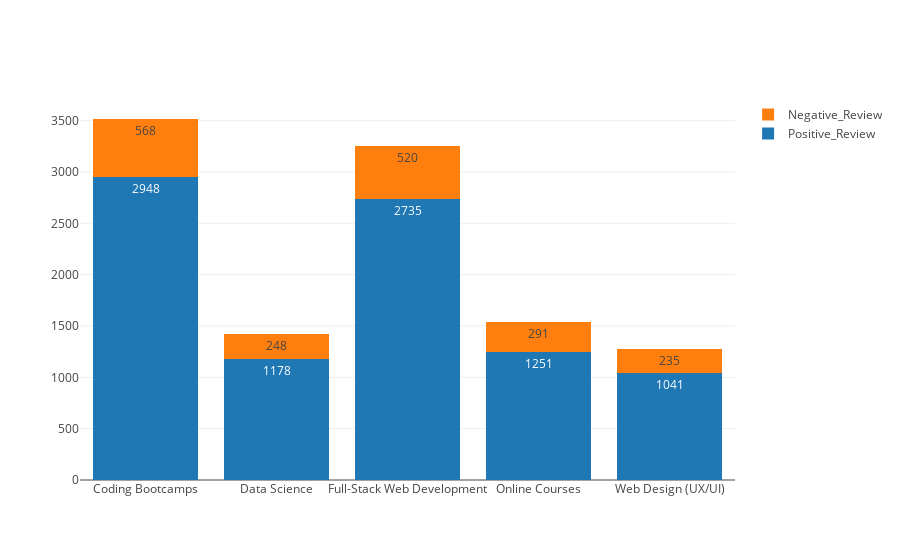

The code cell stored with this chart in its notebook:
### Code cell
trace1 = go.Bar(
    x=top_5_names,
    y=top_5_positive.number.tolist(),
    name='Positive_Review',
    text = top_5_positive.number.tolist()
)
trace2 = go.Bar(
    x=top_5_names,
    y=top_5_negative.number.tolist(),
    name='Negative_Review',
    text=top_5_negative.number.tolist()
)

data = [trace1, trace2]
layout = go.Layout(
    barmode='stack'
)

fig = go.Figure(data=data, layout=layout)
plotly.offline.iplot(fig)

### Figure 1 — Plotly figure (JSON) as saved in the notebook; plotly's stock layout.template omitted (floating-point values rounded to 4 significant figures)
{"data": [{"name": "Positive_Review", "text": [2948, 1178, 2735, 1251, 1041], "type": "bar", "x": ["Coding Bootcamps", "Data Science", "Full-Stack Web Development", "Online Courses", "Web Design (UX/UI)"], "y": [2948, 1178, 2735, 1251, 1041]}, {"name": "Negative_Review", "text": [568, 248, 520, 291, 235], "type": "bar", "x": ["Coding Bootcamps", "Data Science", "Full-Stack Web Development", "Online Courses", "Web Design (UX/UI)"], "y": [568, 248, 520, 291, 235]}], "layout": {"barmode": "stack"}}
